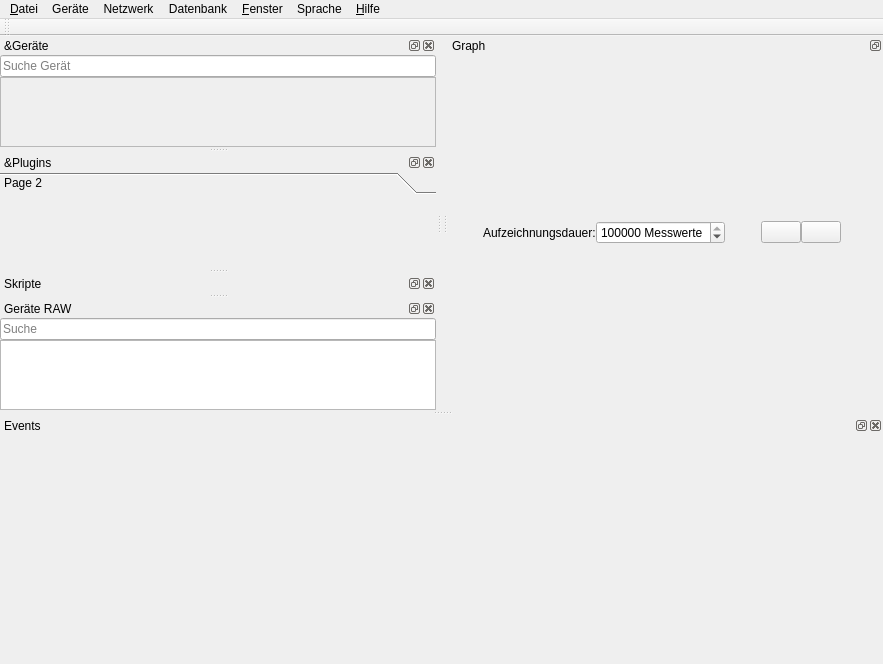
<?xml version="1.0" encoding="UTF-8"?>
<ui version="4.0">
 <class>MainWindow</class>
 <widget class="QMainWindow" name="MainWindow">
  <property name="geometry">
   <rect>
    <x>0</x>
    <y>0</y>
    <width>883</width>
    <height>664</height>
   </rect>
  </property>
  <property name="windowTitle">
   <string>RealTime OpenControl</string>
  </property>
  <property name="dockOptions">
   <set>QMainWindow::AllowNestedDocks|QMainWindow::AllowTabbedDocks|QMainWindow::AnimatedDocks|QMainWindow::GroupedDragging</set>
  </property>
  <widget class="QWidget" name="centralwidget">
   <property name="sizePolicy">
    <sizepolicy hsizetype="Minimum" vsizetype="Minimum">
     <horstretch>0</horstretch>
     <verstretch>0</verstretch>
    </sizepolicy>
   </property>
   <property name="maximumSize">
    <size>
     <width>0</width>
     <height>0</height>
    </size>
   </property>
  </widget>
  <widget class="QDockWidget" name="deviceWidget">
   <property name="sizePolicy">
    <sizepolicy hsizetype="Minimum" vsizetype="Preferred">
     <horstretch>0</horstretch>
     <verstretch>0</verstretch>
    </sizepolicy>
   </property>
   <property name="statusTip">
    <string>Geräte, für die PlugIns vorhanden sind, erscheinen hier</string>
   </property>
   <property name="inputMethodHints">
    <set>Qt::ImhNone</set>
   </property>
   <property name="floating">
    <bool>false</bool>
   </property>
   <property name="features">
    <set>QDockWidget::AllDockWidgetFeatures</set>
   </property>
   <property name="allowedAreas">
    <set>Qt::LeftDockWidgetArea|Qt::RightDockWidgetArea</set>
   </property>
   <property name="windowTitle">
    <string>&amp;Geräte</string>
   </property>
   <attribute name="dockWidgetArea">
    <number>1</number>
   </attribute>
   <widget class="QWidget" name="dockWidgetContents_2">
    <layout class="QVBoxLayout" name="verticalLayout_3">
     <property name="spacing">
      <number>0</number>
     </property>
     <property name="leftMargin">
      <number>0</number>
     </property>
     <property name="topMargin">
      <number>0</number>
     </property>
     <property name="rightMargin">
      <number>0</number>
     </property>
     <property name="bottomMargin">
      <number>0</number>
     </property>
     <item>
      <widget class="QLineEdit" name="searchEdit">
       <property name="placeholderText">
        <string>Suche Gerät</string>
       </property>
       <property name="clearButtonEnabled">
        <bool>true</bool>
       </property>
      </widget>
     </item>
     <item>
      <widget class="QScrollArea" name="scrollArea_2">
       <property name="minimumSize">
        <size>
         <width>180</width>
         <height>0</height>
        </size>
       </property>
       <property name="widgetResizable">
        <bool>true</bool>
       </property>
       <widget class="QWidget" name="scrollAreaWidgetContents_2">
        <property name="geometry">
         <rect>
          <x>0</x>
          <y>0</y>
          <width>435</width>
          <height>85</height>
         </rect>
        </property>
        <property name="minimumSize">
         <size>
          <width>0</width>
          <height>0</height>
         </size>
        </property>
        <layout class="QVBoxLayout" name="verticalLayout_13">
         <property name="spacing">
          <number>0</number>
         </property>
         <property name="leftMargin">
          <number>0</number>
         </property>
         <property name="topMargin">
          <number>0</number>
         </property>
         <property name="rightMargin">
          <number>0</number>
         </property>
         <property name="bottomMargin">
          <number>0</number>
         </property>
         <item>
          <layout class="QVBoxLayout" name="deviceLayout">
           <property name="spacing">
            <number>0</number>
           </property>
          </layout>
         </item>
         <item>
          <spacer name="verticalSpacer_2">
           <property name="orientation">
            <enum>Qt::Vertical</enum>
           </property>
           <property name="sizeHint" stdset="0">
            <size>
             <width>20</width>
             <height>0</height>
            </size>
           </property>
          </spacer>
         </item>
         <item>
          <spacer name="verticalSpacer_3">
           <property name="orientation">
            <enum>Qt::Vertical</enum>
           </property>
           <property name="sizeHint" stdset="0">
            <size>
             <width>20</width>
             <height>0</height>
            </size>
           </property>
          </spacer>
         </item>
        </layout>
       </widget>
      </widget>
     </item>
    </layout>
   </widget>
  </widget>
  <widget class="QDockWidget" name="pluginsWidget">
   <property name="sizePolicy">
    <sizepolicy hsizetype="Preferred" vsizetype="Preferred">
     <horstretch>0</horstretch>
     <verstretch>0</verstretch>
    </sizepolicy>
   </property>
   <property name="statusTip">
    <string>Falls ein Gerät ein GUI-PlugIn besitzt, erscheint dies hier</string>
   </property>
   <property name="floating">
    <bool>false</bool>
   </property>
   <property name="features">
    <set>QDockWidget::AllDockWidgetFeatures</set>
   </property>
   <property name="allowedAreas">
    <set>Qt::AllDockWidgetAreas</set>
   </property>
   <property name="windowTitle">
    <string>&amp;Plugins</string>
   </property>
   <attribute name="dockWidgetArea">
    <number>1</number>
   </attribute>
   <widget class="QWidget" name="dockWidgetContents_3">
    <layout class="QVBoxLayout" name="verticalLayout">
     <property name="spacing">
      <number>0</number>
     </property>
     <property name="leftMargin">
      <number>0</number>
     </property>
     <property name="topMargin">
      <number>0</number>
     </property>
     <property name="rightMargin">
      <number>0</number>
     </property>
     <property name="bottomMargin">
      <number>0</number>
     </property>
     <item>
      <widget class="QToolBox" name="pluginsBox">
       <property name="sizePolicy">
        <sizepolicy hsizetype="Preferred" vsizetype="Expanding">
         <horstretch>0</horstretch>
         <verstretch>0</verstretch>
        </sizepolicy>
       </property>
       <property name="currentIndex">
        <number>0</number>
       </property>
       <widget class="QWidget" name="page_2">
        <property name="geometry">
         <rect>
          <x>0</x>
          <y>0</y>
          <width>437</width>
          <height>85</height>
         </rect>
        </property>
        <attribute name="label">
         <string>Page 2</string>
        </attribute>
       </widget>
      </widget>
     </item>
    </layout>
   </widget>
  </widget>
  <widget class="QDockWidget" name="scriptDockWidget">
   <property name="floating">
    <bool>false</bool>
   </property>
   <property name="features">
    <set>QDockWidget::AllDockWidgetFeatures</set>
   </property>
   <property name="windowTitle">
    <string>Skripte</string>
   </property>
   <attribute name="dockWidgetArea">
    <number>1</number>
   </attribute>
   <widget class="QWidget" name="dockWidgetContents_6">
    <layout class="QVBoxLayout" name="verticalLayout_2">
     <property name="spacing">
      <number>0</number>
     </property>
     <property name="leftMargin">
      <number>0</number>
     </property>
     <property name="topMargin">
      <number>0</number>
     </property>
     <property name="rightMargin">
      <number>0</number>
     </property>
     <property name="bottomMargin">
      <number>0</number>
     </property>
     <item>
      <layout class="QHBoxLayout" name="scriptLayout"/>
     </item>
    </layout>
   </widget>
  </widget>
  <widget class="QToolBar" name="toolBar">
   <property name="sizePolicy">
    <sizepolicy hsizetype="Minimum" vsizetype="Preferred">
     <horstretch>0</horstretch>
     <verstretch>0</verstretch>
    </sizepolicy>
   </property>
   <property name="windowTitle">
    <string>toolBar</string>
   </property>
   <attribute name="toolBarArea">
    <enum>TopToolBarArea</enum>
   </attribute>
   <attribute name="toolBarBreak">
    <bool>false</bool>
   </attribute>
  </widget>
  <widget class="QDockWidget" name="eventWidgets">
   <property name="sizePolicy">
    <sizepolicy hsizetype="Preferred" vsizetype="Ignored">
     <horstretch>0</horstretch>
     <verstretch>0</verstretch>
    </sizepolicy>
   </property>
   <property name="windowTitle">
    <string>Events</string>
   </property>
   <attribute name="dockWidgetArea">
    <number>8</number>
   </attribute>
   <widget class="QWidget" name="dockWidgetContents">
    <layout class="QVBoxLayout" name="verticalLayout_4">
     <item>
      <layout class="QHBoxLayout" name="eventLayout">
       <property name="spacing">
        <number>0</number>
       </property>
      </layout>
     </item>
    </layout>
   </widget>
  </widget>
  <widget class="QDockWidget" name="graphWidget">
   <property name="sizePolicy">
    <sizepolicy hsizetype="Maximum" vsizetype="Maximum">
     <horstretch>0</horstretch>
     <verstretch>0</verstretch>
    </sizepolicy>
   </property>
   <property name="floating">
    <bool>false</bool>
   </property>
   <property name="features">
    <set>QDockWidget::DockWidgetFloatable|QDockWidget::DockWidgetMovable</set>
   </property>
   <property name="windowTitle">
    <string>Graph</string>
   </property>
   <attribute name="dockWidgetArea">
    <number>2</number>
   </attribute>
   <widget class="QWidget" name="dockWidgetContents_5">
    <layout class="QVBoxLayout" name="verticalLayout_6">
     <property name="spacing">
      <number>0</number>
     </property>
     <property name="leftMargin">
      <number>0</number>
     </property>
     <property name="topMargin">
      <number>0</number>
     </property>
     <property name="rightMargin">
      <number>0</number>
     </property>
     <property name="bottomMargin">
      <number>0</number>
     </property>
     <item>
      <layout class="QHBoxLayout" name="horizontalLayout">
       <property name="spacing">
        <number>0</number>
       </property>
       <item>
        <spacer name="horizontalSpacer_2">
         <property name="orientation">
          <enum>Qt::Horizontal</enum>
         </property>
         <property name="sizeHint" stdset="0">
          <size>
           <width>0</width>
           <height>0</height>
          </size>
         </property>
        </spacer>
       </item>
       <item>
        <widget class="QLabel" name="label_2">
         <property name="text">
          <string>Aufzeichnungsdauer:</string>
         </property>
        </widget>
       </item>
       <item>
        <widget class="QSpinBox" name="maxLengthSpinBox">
         <property name="toolTip">
          <string>Ändere die Aufzeichnungsdauer</string>
         </property>
         <property name="statusTip">
          <string>Ändere die Aufzeichnungsdauer</string>
         </property>
         <property name="suffix">
          <string> Messwerte</string>
         </property>
         <property name="maximum">
          <number>1000000000</number>
         </property>
         <property name="value">
          <number>500000</number>
         </property>
        </widget>
       </item>
       <item>
        <spacer name="horizontalSpacer">
         <property name="orientation">
          <enum>Qt::Horizontal</enum>
         </property>
         <property name="sizeHint" stdset="0">
          <size>
           <width>0</width>
           <height>0</height>
          </size>
         </property>
        </spacer>
       </item>
       <item>
        <widget class="QPushButton" name="clearButton">
         <property name="toolTip">
          <string>Lösche alle Signale</string>
         </property>
         <property name="statusTip">
          <string>Lösche alle Signale</string>
         </property>
         <property name="text">
          <string/>
         </property>
         <property name="icon">
          <iconset>
           <normaloff>icons/clear.png</normaloff>icons/clear.png</iconset>
         </property>
         <property name="iconSize">
          <size>
           <width>25</width>
           <height>25</height>
          </size>
         </property>
        </widget>
       </item>
       <item>
        <widget class="QPushButton" name="createGraphButton">
         <property name="text">
          <string/>
         </property>
         <property name="icon">
          <iconset>
           <normaloff>icons/graph.png</normaloff>icons/graph.png</iconset>
         </property>
         <property name="iconSize">
          <size>
           <width>25</width>
           <height>25</height>
          </size>
         </property>
        </widget>
       </item>
       <item>
        <spacer name="horizontalSpacer_3">
         <property name="orientation">
          <enum>Qt::Horizontal</enum>
         </property>
         <property name="sizeHint" stdset="0">
          <size>
           <width>0</width>
           <height>20</height>
          </size>
         </property>
        </spacer>
       </item>
       <item>
        <widget class="QLabel" name="drag_content">
         <property name="sizePolicy">
          <sizepolicy hsizetype="Preferred" vsizetype="Fixed">
           <horstretch>0</horstretch>
           <verstretch>0</verstretch>
          </sizepolicy>
         </property>
         <property name="acceptDrops">
          <bool>true</bool>
         </property>
         <property name="text">
          <string/>
         </property>
         <property name="alignment">
          <set>Qt::AlignCenter</set>
         </property>
        </widget>
       </item>
      </layout>
     </item>
     <item>
      <layout class="QVBoxLayout" name="plotLayout"/>
     </item>
    </layout>
   </widget>
  </widget>
  <widget class="QDockWidget" name="deviceRAWWidget">
   <property name="sizePolicy">
    <sizepolicy hsizetype="Minimum" vsizetype="Preferred">
     <horstretch>0</horstretch>
     <verstretch>0</verstretch>
    </sizepolicy>
   </property>
   <property name="floating">
    <bool>false</bool>
   </property>
   <property name="features">
    <set>QDockWidget::AllDockWidgetFeatures</set>
   </property>
   <property name="windowTitle">
    <string>Geräte RAW</string>
   </property>
   <attribute name="dockWidgetArea">
    <number>1</number>
   </attribute>
   <widget class="QWidget" name="dockWidgetContents_4">
    <layout class="QVBoxLayout" name="verticalLayout_5">
     <property name="spacing">
      <number>0</number>
     </property>
     <property name="leftMargin">
      <number>0</number>
     </property>
     <property name="topMargin">
      <number>0</number>
     </property>
     <property name="rightMargin">
      <number>0</number>
     </property>
     <property name="bottomMargin">
      <number>0</number>
     </property>
     <item>
      <widget class="QLineEdit" name="pluginSearchInput">
       <property name="text">
        <string/>
       </property>
       <property name="placeholderText">
        <string>Suche</string>
       </property>
       <property name="clearButtonEnabled">
        <bool>true</bool>
       </property>
      </widget>
     </item>
     <item>
      <widget class="QListWidget" name="pluginCallWidget">
       <property name="alternatingRowColors">
        <bool>true</bool>
       </property>
       <property name="selectionMode">
        <enum>QAbstractItemView::NoSelection</enum>
       </property>
       <property name="sortingEnabled">
        <bool>true</bool>
       </property>
      </widget>
     </item>
    </layout>
   </widget>
  </widget>
  <widget class="QMenuBar" name="menuBar">
   <property name="geometry">
    <rect>
     <x>0</x>
     <y>0</y>
     <width>883</width>
     <height>26</height>
    </rect>
   </property>
   <widget class="QMenu" name="menuDatei">
    <property name="statusTip">
     <string>Öffnen, Speichern, Exportieren</string>
    </property>
    <property name="tearOffEnabled">
     <bool>true</bool>
    </property>
    <property name="title">
     <string>&amp;Datei</string>
    </property>
    <property name="separatorsCollapsible">
     <bool>true</bool>
    </property>
    <property name="toolTipsVisible">
     <bool>true</bool>
    </property>
    <addaction name="loadSessionAction"/>
    <addaction name="saveSessionAction"/>
    <addaction name="separator"/>
    <addaction name="importDataAction"/>
    <addaction name="exportDataAction"/>
    <addaction name="separator"/>
    <addaction name="systemTrayAction"/>
    <addaction name="separator"/>
    <addaction name="settingsAction"/>
    <addaction name="separator"/>
    <addaction name="actionBeenden"/>
   </widget>
   <widget class="QMenu" name="menuFenster">
    <property name="statusTip">
     <string>Unterfenster-Darstellung verwalten</string>
    </property>
    <property name="tearOffEnabled">
     <bool>true</bool>
    </property>
    <property name="title">
     <string>&amp;Fenster</string>
    </property>
    <property name="separatorsCollapsible">
     <bool>true</bool>
    </property>
    <property name="toolTipsVisible">
     <bool>true</bool>
    </property>
    <addaction name="deviceWidgetToggle"/>
    <addaction name="pluginsWidgetToggle"/>
    <addaction name="scriptWidgetToggle"/>
    <addaction name="eventWidgetToggle"/>
    <addaction name="deviceRAWWidgetToggle"/>
   </widget>
   <widget class="QMenu" name="menuHilfe">
    <property name="tearOffEnabled">
     <bool>true</bool>
    </property>
    <property name="title">
     <string>&amp;Hilfe</string>
    </property>
    <property name="icon">
     <iconset>
      <normaloff>icons/help.png</normaloff>icons/help.png</iconset>
    </property>
    <property name="separatorsCollapsible">
     <bool>true</bool>
    </property>
    <property name="toolTipsVisible">
     <bool>true</bool>
    </property>
    <addaction name="clearCacheAction"/>
    <addaction name="separator"/>
    <addaction name="helpAction"/>
    <addaction name="pluginRepoAction"/>
    <addaction name="separator"/>
    <addaction name="checkUpdatesAction"/>
    <addaction name="aboutAction"/>
   </widget>
   <widget class="QMenu" name="menuSprache">
    <property name="tearOffEnabled">
     <bool>true</bool>
    </property>
    <property name="title">
     <string>Sprache</string>
    </property>
    <property name="separatorsCollapsible">
     <bool>true</bool>
    </property>
    <property name="toolTipsVisible">
     <bool>true</bool>
    </property>
    <addaction name="actionDeutsch"/>
    <addaction name="actionEnglish"/>
   </widget>
   <widget class="QMenu" name="menuGer_te">
    <property name="tearOffEnabled">
     <bool>true</bool>
    </property>
    <property name="title">
     <string>Geräte</string>
    </property>
    <property name="separatorsCollapsible">
     <bool>true</bool>
    </property>
    <property name="toolTipsVisible">
     <bool>true</bool>
    </property>
    <addaction name="getPluginsButton"/>
   </widget>
   <widget class="QMenu" name="menuNetzwerk">
    <property name="tearOffEnabled">
     <bool>true</bool>
    </property>
    <property name="title">
     <string>Netzwerk</string>
    </property>
    <property name="separatorsCollapsible">
     <bool>true</bool>
    </property>
    <property name="toolTipsVisible">
     <bool>true</bool>
    </property>
    <widget class="QMenu" name="menuTCP_Server_2">
     <property name="geometry">
      <rect>
       <x>0</x>
       <y>0</y>
       <width>188</width>
       <height>126</height>
      </rect>
     </property>
     <property name="title">
      <string>TCP - Server</string>
     </property>
     <addaction name="actionTCPServer_2"/>
     <addaction name="actionTCPPassword_2"/>
     <addaction name="actionTCPPort_2"/>
    </widget>
    <widget class="QMenu" name="MeniuTelegramBot">
     <property name="title">
      <string>Telegram-Bot</string>
     </property>
     <addaction name="actionTelegramBot_2"/>
     <addaction name="actionBotToken_2"/>
    </widget>
    <widget class="QMenu" name="menuMit_Remotehost_verbinden">
     <property name="title">
      <string>Mit Remotehost verbinden</string>
     </property>
     <addaction name="actionNeuer_HOst"/>
     <addaction name="separator"/>
    </widget>
    <widget class="QMenu" name="menuAktive_Verbindungen">
     <property name="title">
      <string>Aktive Verbindungen</string>
     </property>
     <addaction name="actionkeine_3"/>
    </widget>
    <addaction name="menuTCP_Server_2"/>
    <addaction name="HTMLServerAction_2"/>
    <addaction name="MeniuTelegramBot"/>
    <addaction name="separator"/>
    <addaction name="menuMit_Remotehost_verbinden"/>
    <addaction name="menuAktive_Verbindungen"/>
    <addaction name="actionUpdate_Rate_1Hz_2"/>
    <addaction name="separator"/>
    <addaction name="actionSearchRTOCServer"/>
   </widget>
   <widget class="QMenu" name="menuDatenbank">
    <property name="title">
     <string>Datenbank</string>
    </property>
    <addaction name="pullFromDatabaseAction"/>
    <addaction name="pushToDatabaseAction"/>
    <addaction name="exportDatabaseAction"/>
   </widget>
   <addaction name="menuDatei"/>
   <addaction name="menuGer_te"/>
   <addaction name="menuNetzwerk"/>
   <addaction name="menuDatenbank"/>
   <addaction name="menuFenster"/>
   <addaction name="menuSprache"/>
   <addaction name="menuHilfe"/>
  </widget>
  <action name="exportDataAction">
   <property name="text">
    <string>&amp;Daten exportieren</string>
   </property>
   <property name="statusTip">
    <string>Bitte nutze RECHTSKLICK auf Plotbereich</string>
   </property>
  </action>
  <action name="actionBeenden">
   <property name="text">
    <string>&amp;Beenden</string>
   </property>
  </action>
  <action name="stylePlotsAction">
   <property name="text">
    <string>&amp;Plot anpassen</string>
   </property>
   <property name="statusTip">
    <string>Plot-Darstellung</string>
   </property>
  </action>
  <action name="actionPlot_exportieren">
   <property name="text">
    <string>&amp;Plot exportieren</string>
   </property>
   <property name="statusTip">
    <string>Bitte nutze RECHTSKLICK auf Plotbereich</string>
   </property>
  </action>
  <action name="actionFenster">
   <property name="text">
    <string>Fenster</string>
   </property>
  </action>
  <action name="signalWidgetToggle">
   <property name="checkable">
    <bool>true</bool>
   </property>
   <property name="checked">
    <bool>true</bool>
   </property>
   <property name="text">
    <string>&amp;Signale</string>
   </property>
   <property name="statusTip">
    <string>Signale-Unterfenster</string>
   </property>
  </action>
  <action name="deviceWidgetToggle">
   <property name="checkable">
    <bool>true</bool>
   </property>
   <property name="checked">
    <bool>true</bool>
   </property>
   <property name="text">
    <string>&amp;Geräte</string>
   </property>
   <property name="statusTip">
    <string>Geräte-Unterfenster</string>
   </property>
  </action>
  <action name="pluginsWidgetToggle">
   <property name="checkable">
    <bool>true</bool>
   </property>
   <property name="text">
    <string>&amp;Plugins</string>
   </property>
   <property name="statusTip">
    <string>Plugins-Unterfenster</string>
   </property>
  </action>
  <action name="scriptWidgetToggle">
   <property name="checkable">
    <bool>true</bool>
   </property>
   <property name="text">
    <string>S&amp;kript</string>
   </property>
   <property name="statusTip">
    <string>Skripte-Unterfenster</string>
   </property>
  </action>
  <action name="loadScriptAction">
   <property name="text">
    <string>&amp;Skript laden</string>
   </property>
   <property name="statusTip">
    <string>Skript aus Datei laden</string>
   </property>
  </action>
  <action name="saveScriptAction">
   <property name="text">
    <string>S&amp;kript speichern</string>
   </property>
   <property name="statusTip">
    <string>Skript in Datei speichern</string>
   </property>
  </action>
  <action name="saveSessionAction">
   <property name="text">
    <string>S&amp;ession speichern</string>
   </property>
  </action>
  <action name="actionZuletzt_geladen">
   <property name="text">
    <string>Zuletzt geladen</string>
   </property>
  </action>
  <action name="loadSessionAction">
   <property name="text">
    <string>Session &amp;laden</string>
   </property>
  </action>
  <action name="helpAction">
   <property name="text">
    <string>&amp;Hilfe zu RTOC</string>
   </property>
  </action>
  <action name="aboutAction">
   <property name="text">
    <string>Über RTOC</string>
   </property>
  </action>
  <action name="importDataAction">
   <property name="text">
    <string>Daten &amp;importieren</string>
   </property>
  </action>
  <action name="systemTrayAction">
   <property name="checkable">
    <bool>true</bool>
   </property>
   <property name="checked">
    <bool>true</bool>
   </property>
   <property name="text">
    <string>Minimize to SystemTray</string>
   </property>
  </action>
  <action name="multiprocessingListenerAction">
   <property name="checkable">
    <bool>true</bool>
   </property>
   <property name="text">
    <string>Multiproessing - Listener</string>
   </property>
  </action>
  <action name="actionDeutsch">
   <property name="checkable">
    <bool>true</bool>
   </property>
   <property name="text">
    <string>Deutsch</string>
   </property>
  </action>
  <action name="actionEnglish">
   <property name="checkable">
    <bool>true</bool>
   </property>
   <property name="text">
    <string>English</string>
   </property>
  </action>
  <action name="eventWidgetToggle">
   <property name="checkable">
    <bool>true</bool>
   </property>
   <property name="text">
    <string>Events</string>
   </property>
  </action>
  <action name="actionBotToken">
   <property name="text">
    <string>Bot-Token eingeben</string>
   </property>
  </action>
  <action name="actionTelegramBot">
   <property name="checkable">
    <bool>true</bool>
   </property>
   <property name="text">
    <string>Aktiviert</string>
   </property>
  </action>
  <action name="HTMLServerAction">
   <property name="checkable">
    <bool>true</bool>
   </property>
   <property name="text">
    <string>RTOC - Web</string>
   </property>
  </action>
  <action name="actionTCPServer">
   <property name="checkable">
    <bool>true</bool>
   </property>
   <property name="text">
    <string>Aktivieren</string>
   </property>
  </action>
  <action name="actionTCPPassword">
   <property name="text">
    <string>Passwort-Schutz</string>
   </property>
  </action>
  <action name="checkUpdatesAction">
   <property name="text">
    <string>Auf Updates prüfen</string>
   </property>
  </action>
  <action name="actionTCPPort">
   <property name="text">
    <string>Port: 5050</string>
   </property>
  </action>
  <action name="clearCacheAction">
   <property name="text">
    <string>Cache leeren</string>
   </property>
  </action>
  <action name="pluginRepoAction">
   <property name="text">
    <string>Plugin-Repository</string>
   </property>
  </action>
  <action name="getPluginsButton">
   <property name="text">
    <string>Geräte hinzufügen/entfernen</string>
   </property>
  </action>
  <action name="actionTCPServer_2">
   <property name="checkable">
    <bool>true</bool>
   </property>
   <property name="text">
    <string>Aktivieren</string>
   </property>
  </action>
  <action name="actionTCPPassword_2">
   <property name="text">
    <string>Passwort-Schutz</string>
   </property>
  </action>
  <action name="actionTCPPort_2">
   <property name="text">
    <string>Port: 5050</string>
   </property>
  </action>
  <action name="HTMLServerAction_2">
   <property name="checkable">
    <bool>true</bool>
   </property>
   <property name="text">
    <string>RTOC - Web</string>
   </property>
  </action>
  <action name="actionTelegramBot_2">
   <property name="checkable">
    <bool>true</bool>
   </property>
   <property name="text">
    <string>Aktiviert</string>
   </property>
  </action>
  <action name="actionBotToken_2">
   <property name="text">
    <string>Bot-Token eingeben</string>
   </property>
  </action>
  <action name="action0_St_ndlich">
   <property name="text">
    <string>Backup-Intervall einstellen</string>
   </property>
  </action>
  <action name="action0_T_glich">
   <property name="text">
    <string>Täglich</string>
   </property>
  </action>
  <action name="actionSetBackupDir">
   <property name="text">
    <string>Backup-Verzeichnis festlegen</string>
   </property>
  </action>
  <action name="actionDeleteBackups">
   <property name="text">
    <string>Backups löschen</string>
   </property>
  </action>
  <action name="actionBackup_1">
   <property name="text">
    <string>Backup 1</string>
   </property>
  </action>
  <action name="actionBackupSettings">
   <property name="text">
    <string>Einstellungen</string>
   </property>
  </action>
  <action name="actionNeuer_Host">
   <property name="text">
    <string>Neuer Host</string>
   </property>
  </action>
  <action name="actionkeine">
   <property name="text">
    <string>keine</string>
   </property>
  </action>
  <action name="actionUpdate_Rate_1_Hz">
   <property name="text">
    <string>Update-Rate: 1 Hz</string>
   </property>
  </action>
  <action name="actionRTOC_Server_suchen">
   <property name="text">
    <string>RTOC-Server suchen</string>
   </property>
  </action>
  <action name="actionSetBackupIntervall">
   <property name="text">
    <string>Backout-Intervall: täglich</string>
   </property>
  </action>
  <action name="deviceRAWWidgetToggle">
   <property name="checkable">
    <bool>true</bool>
   </property>
   <property name="text">
    <string>Geräte RAW</string>
   </property>
  </action>
  <action name="actionUpdate_Rate_1Hz">
   <property name="text">
    <string>Update-Rate: 1Hz</string>
   </property>
  </action>
  <action name="actionRTOC_Server_suchen_2">
   <property name="text">
    <string>RTOC-Server suchen</string>
   </property>
  </action>
  <action name="actionNeuer_Host_2">
   <property name="text">
    <string>Neuer Host</string>
   </property>
  </action>
  <action name="actionkeine_2">
   <property name="text">
    <string>keine</string>
   </property>
  </action>
  <action name="actionUpdate_Rate_1Hz_2">
   <property name="text">
    <string>Update-Rate: 1Hz</string>
   </property>
  </action>
  <action name="actionNeuer_HOst">
   <property name="text">
    <string>Neuer Host</string>
   </property>
  </action>
  <action name="actionkeine_3">
   <property name="text">
    <string>keine</string>
   </property>
  </action>
  <action name="actionSearchRTOCServer">
   <property name="text">
    <string>RTOC-Server suchen</string>
   </property>
  </action>
  <action name="ConsoleWidgetToggle">
   <property name="checkable">
    <bool>true</bool>
   </property>
   <property name="text">
    <string>Console</string>
   </property>
  </action>
  <action name="settingsAction">
   <property name="text">
    <string>Einstellungen</string>
   </property>
  </action>
  <action name="pullFromDatabaseAction">
   <property name="text">
    <string>Lokale Daten in Datenbank laden</string>
   </property>
  </action>
  <action name="pushToDatabaseAction">
   <property name="text">
    <string>Lokale Daten durch Datenbank ersetzen</string>
   </property>
  </action>
  <action name="exportDatabaseAction">
   <property name="text">
    <string>Datenbank exportieren</string>
   </property>
  </action>
 </widget>
 <resources/>
 <connections>
  <connection>
   <sender>actionBeenden</sender>
   <signal>triggered()</signal>
   <receiver>MainWindow</receiver>
   <slot>close()</slot>
   <hints>
    <hint type="sourcelabel">
     <x>-1</x>
     <y>-1</y>
    </hint>
    <hint type="destinationlabel">
     <x>463</x>
     <y>398</y>
    </hint>
   </hints>
  </connection>
 </connections>
</ui>
